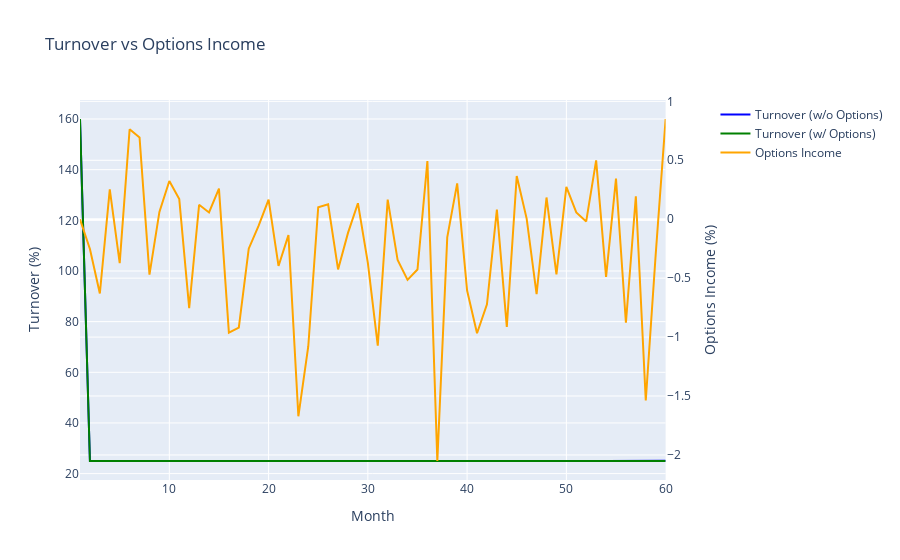

This figure's notebook cell:
### Code cell
fig = make_subplots(specs=[[{"secondary_y": True}]])

# Turnover (left axis)
fig.add_trace(
    go.Scatter(
        x=df_base["month"][1:],
        y=df_base["turnover"][1:],
        name="Turnover (w/o Options)",
        line=dict(color="blue"),
    ),
    secondary_y=False,
)
fig.add_trace(
    go.Scatter(
        x=df_overlay["month"][1:],
        y=df_overlay["turnover"][1:],
        name="Turnover (w/ Options)",
        line=dict(color="green"),
    ),
    secondary_y=False,
)

# Options income (right axis)
fig.add_trace(
    go.Scatter(
        x=df_overlay["month"][1:],
        y=df_overlay["options_income"][1:],
        name="Options Income",
        line=dict(color="orange", width=2),
    ),
    secondary_y=True,
)

fig.update_xaxes(title_text="Month")
fig.update_yaxes(title_text="Turnover (%)", secondary_y=False)
fig.update_yaxes(title_text="Options Income (%)", secondary_y=True)

fig.update_layout(
    title="Turnover vs Options Income",
    hovermode="x unified",
    yaxis=dict(hoverformat=".2f"),
    yaxis2=dict(hoverformat=".2f"),
)
fig.show()

# Simple correlation between turnover and options income (overlay leg)
corr = np.corrcoef(
    df_overlay["turnover"][1:],
    df_overlay["options_income"][1:],
)[0, 1]
print(f"\nCorrelation between turnover and options income (overlay): {corr:.3f}")

### Figure 1 — Plotly figure (JSON) as saved in the notebook; plotly's stock layout.template omitted (floating-point values rounded to 4 significant figures)
{"data": [{"line": {"color": "blue"}, "name": "Turnover (w/o Options)", "type": "scatter", "x": [1, 2, 3, 4, 5, 6, 7, 8, 9, 10, 11, 12, 13, 14, 15, 16, 17, 18, 19, 20, 21, 22, 23, 24, 25, 26, 27, 28, 29, 30, 31, 32, 33, 34, 35, 36, 37, 38, 39, 40, 41, 42, 43, 44, 45, 46, 47, 48, 49, 50, 51, 52, 53, 54, 55, 56, 57, 58, 59, 60], "xaxis": "x", "y": [160.0, 25.0, 25.03, 25.01, 25.04, 25.0, 25.02, 25.01, 25.0, 25.0, 25.0, 25.0, 25.0, 25.01, 25.0, 25.0, 25.0, 25.02, 25.03, 25.03, 25.0, 25.02, 25.03, 25.01, 25.0, 25.0, 25.0, 25.0, 25.0, 25.01, 25.02, 25.01, 25.0, 25.0, 25.01, 25.03, 25.0, 25.01, 25.01, 25.0, 25.0, 25.0, 25.01, 25.0, 24.99, 25.0, 25.0, 25.01, 25.03, 25.04, 25.0, 25.0, 25.0, 25.0, 25.0, 25.0, 25.0, 25.0, 25.01, 25.03], "yaxis": "y"}, {"line": {"color": "green"}, "name": "Turnover (w/ Options)", "type": "scatter", "x": [1, 2, 3, 4, 5, 6, 7, 8, 9, 10, 11, 12, 13, 14, 15, 16, 17, 18, 19, 20, 21, 22, 23, 24, 25, 26, 27, 28, 29, 30, 31, 32, 33, 34, 35, 36, 37, 38, 39, 40, 41, 42, 43, 44, 45, 46, 47, 48, 49, 50, 51, 52, 53, 54, 55, 56, 57, 58, 59, 60], "xaxis": "x", "y": [160.0, 25.0, 25.0, 25.01, 25.0, 24.98, 25.02, 25.0, 25.0, 25.0, 25.0, 25.0, 25.0, 25.01, 25.0, 25.0, 25.0, 25.04, 25.0, 25.03, 25.01, 25.02, 25.03, 24.99, 25.0, 25.0, 25.0, 25.0, 25.0, 25.0, 25.03, 25.01, 25.0, 25.0, 25.0, 25.01, 25.02, 25.0, 25.0, 25.0, 25.0, 25.0, 25.01, 25.0, 25.02, 24.99, 25.0, 25.01, 25.03, 25.04, 25.0, 25.02, 25.0, 25.02, 25.01, 25.0, 25.0, 25.0, 25.0, 25.0], "yaxis": "y"}, {"line": {"color": "orange", "width": 2}, "name": "Options Income", "type": "scatter", "x": [1, 2, 3, 4, 5, 6, 7, 8, 9, 10, 11, 12, 13, 14, 15, 16, 17, 18, 19, 20, 21, 22, 23, 24, 25, 26, 27, 28, 29, 30, 31, 32, 33, 34, 35, 36, 37, 38, 39, 40, 41, 42, 43, 44, 45, 46, 47, 48, 49, 50, 51, 52, 53, 54, 55, 56, 57, 58, 59, 60], "xaxis": "x", "y": [0.0, -0.2522, -0.63, 0.2533, -0.3727, 0.7637, 0.6938, -0.4704, 0.06226, 0.3241, 0.1706, -0.7536, 0.1227, 0.05712, 0.2601, -0.9624, -0.9204, -0.2501, -0.05439, 0.1655, -0.3966, -0.1346, -1.672, -1.078, 0.1018, 0.1265, -0.4258, -0.1161, 0.1358, -0.3696, -1.073, 0.1667, -0.3463, -0.5146, -0.4266, 0.4927, -2.051, -0.1542, 0.3043, -0.6045, -0.9677, -0.7222, 0.08148, -0.9132, 0.3664, 0.005658, -0.6348, 0.1844, -0.4683, 0.2745, 0.05759, -0.01852, 0.4998, -0.4892, 0.3444, -0.8782, 0.195, -1.538, -0.2996, 0.8504], "yaxis": "y2"}], "layout": {"hovermode": "x unified", "title": {"text": "Turnover vs Options Income"}, "xaxis": {"anchor": "y", "domain": [0, 0.94], "title": {"text": "Month"}}, "yaxis": {"anchor": "x", "domain": [0, 1], "hoverformat": ".2f", "title": {"text": "Turnover (%)"}}, "yaxis2": {"anchor": "x", "hoverformat": ".2f", "overlaying": "y", "side": "right", "title": {"text": "Options Income (%)"}}}}
